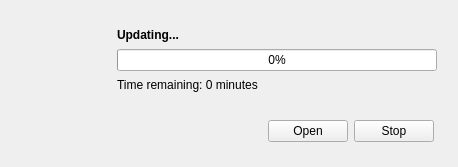
<?xml version="1.0" encoding="UTF-8"?>
<ui version="4.0">
 <class>Updater</class>
 <widget class="QWidget" name="Updater">
  <property name="geometry">
   <rect>
    <x>0</x>
    <y>0</y>
    <width>458</width>
    <height>167</height>
   </rect>
  </property>
  <property name="sizePolicy">
   <sizepolicy hsizetype="Minimum" vsizetype="Minimum">
    <horstretch>0</horstretch>
    <verstretch>0</verstretch>
   </sizepolicy>
  </property>
  <property name="windowTitle">
   <string>Updater</string>
  </property>
  <layout class="QVBoxLayout" name="verticalLayout">
   <property name="spacing">
    <number>0</number>
   </property>
   <property name="leftMargin">
    <number>12</number>
   </property>
   <property name="topMargin">
    <number>12</number>
   </property>
   <property name="rightMargin">
    <number>12</number>
   </property>
   <property name="bottomMargin">
    <number>12</number>
   </property>
   <item>
    <widget class="QWidget" name="widget" native="true">
     <layout class="QHBoxLayout" name="horizontalLayout">
      <property name="spacing">
       <number>0</number>
      </property>
      <property name="leftMargin">
       <number>0</number>
      </property>
      <property name="topMargin">
       <number>0</number>
      </property>
      <property name="rightMargin">
       <number>0</number>
      </property>
      <property name="bottomMargin">
       <number>0</number>
      </property>
      <item>
       <widget class="QLabel" name="updater_icon">
        <property name="minimumSize">
         <size>
          <width>96</width>
          <height>96</height>
         </size>
        </property>
        <property name="text">
         <string/>
        </property>
        <property name="pixmap">
         <pixmap>:/icons/update.png</pixmap>
        </property>
       </widget>
      </item>
      <item>
       <widget class="QWidget" name="progressFrame" native="true">
        <layout class="QVBoxLayout" name="verticalLayout_2">
         <property name="spacing">
          <number>0</number>
         </property>
         <item>
          <widget class="QLabel" name="downloadLabel">
           <property name="font">
            <font>
             <weight>75</weight>
             <bold>true</bold>
            </font>
           </property>
           <property name="text">
            <string>Updating...</string>
           </property>
          </widget>
         </item>
         <item>
          <widget class="QProgressBar" name="progressBar">
           <property name="minimumSize">
            <size>
             <width>320</width>
             <height>0</height>
            </size>
           </property>
           <property name="value">
            <number>0</number>
           </property>
           <property name="invertedAppearance">
            <bool>false</bool>
           </property>
          </widget>
         </item>
         <item>
          <widget class="QLabel" name="timeLabel">
           <property name="text">
            <string>Time remaining: 0 minutes</string>
           </property>
          </widget>
         </item>
        </layout>
       </widget>
      </item>
     </layout>
    </widget>
   </item>
   <item>
    <widget class="QWidget" name="buttonFrame" native="true">
     <layout class="QHBoxLayout" name="horizontalLayout_2">
      <property name="leftMargin">
       <number>12</number>
      </property>
      <property name="topMargin">
       <number>12</number>
      </property>
      <property name="rightMargin">
       <number>12</number>
      </property>
      <property name="bottomMargin">
       <number>12</number>
      </property>
      <item>
       <spacer name="buttonSpacer">
        <property name="orientation">
         <enum>Qt::Horizontal</enum>
        </property>
        <property name="sizeHint" stdset="0">
         <size>
          <width>40</width>
          <height>20</height>
         </size>
        </property>
       </spacer>
      </item>
      <item>
       <widget class="QPushButton" name="openButton">
        <property name="text">
         <string>Open</string>
        </property>
       </widget>
      </item>
      <item>
       <widget class="QPushButton" name="stopButton">
        <property name="text">
         <string>Stop</string>
        </property>
       </widget>
      </item>
     </layout>
    </widget>
   </item>
  </layout>
 </widget>
 <resources>
  <include location="updater.qrc"/>
 </resources>
 <connections/>
</ui>
